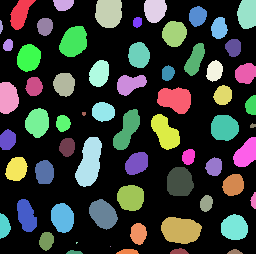
#> input picture docs/29_algorithm_validation/blobs_labels_skimage.tif, 256 x 254 px; the run also reads 1 picture not shown here
$ jupyter execute --allow-errors quantiative_comparison.ipynb
#> lines starting #> are read from the running program, lines starting #| are printed output that depends on the picture; after the words box and inside, x2 and y2 are one past the last pixel; in counts of white or black regions, pixels touching at a corner belong together
# Quantitative labeling comparison
Segmentation algorithms may produce different results. These differences may or may not be crucial, depending on the purpose of the scientific analysis these algorithms are used for.

In this notebook we will check if the number of segmented objects is different using Otsu's thresholding method on blobs.tif and we will check if the area measurements are different between these two algorithms. The visual comparison performed before suggests that there should be a difference in area measurements.

[cell 1]
import numpy as np
from skimage.io import imread, imsave
import matplotlib.pyplot as plt
import pandas as pd
from skimage.measure import regionprops
from pyclesperanto_prototype import imshow
from scipy.stats import describe
from scipy.stats import ttest_ind
from statsmodels.stats.weightstats import ttost_ind

Just as a recap, we take a quick look at the two label images. One was produced in ImageJ, the other using scikit-image.

[cell 2]
blobs_labels_imagej = imread("blobs_labels_imagej.tif")
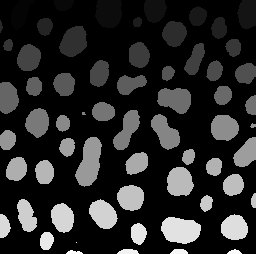
#> blobs_labels_imagej: shape (254, 256) uint16; min 0, max 63, mean 10.2; drawn with min black and max white
blobs_labels_skimage = imread("blobs_labels_skimage.tif")
#> blobs_labels_skimage is the input picture: shape (254, 256) int32; 65 distinct labels, from 0 to 64

imshow(blobs_labels_imagej, labels=True)
#> (this line was passed over: pyclesperanto_prototype is not available in this run)
imshow(blobs_labels_skimage, labels=True)
#> (this line was passed over: pyclesperanto_prototype is not available in this run)

## Comparing label counts
First, we will count the number of objects in the two images. If the images are labeled subsequently, which means every integer label between 0 and the maximum of the labels exits, the maximum intensity in these label images corresponds to the number of labels present in the image.

[cell 3]
blobs_labels_imagej.max(), blobs_labels_skimage.max()
#> Out = (63, 64)

If the images are not subsequently labeled, we should first determine the unique sets of labels and count them. If background intensity (`0`) is present, these two numbers will be higher by one than the maximum.

[cell 4]
len(np.unique(blobs_labels_imagej)), len(np.unique(blobs_labels_skimage))
#> Out = (64, 65)

Comparing label counts from one single image gives limited insights. It shall be recommended to compare counts from multiple images and apply statistical tests as shown below. With these error analysis methods one can get deeper insights into how different the algorithms are.

## Quantitative comparison
Depending on the desired scientific analysis, the found number of objects may not be relevant, but the area of the found objects might be. Hence, we shoud compare how different area measurements between the algorithms are. Also this should actually be done using multiplel images. We demonstrate it with the single image to make it easisly reproducible.

First, we derive area measurements from the label images and take a quick look.

[cell 5]
imagej_statistics = regionprops(blobs_labels_imagej)
#> imagej_statistics = 63 regions; largest, box (x1, y1, x2, y2) and area: (75, 137, 102, 187) 871, (161, 217, 201, 244) 828, (157, 88, 191, 114) 659, (95, 0, 122, 28) 646, (59, 26, 87, 57) 639
imagej_areas = [p.area for p in imagej_statistics]
#> imagej_areas = 63 values, max 871 at index 37, min 1 at index 58, mean 339.9
print(imagej_areas)
#> (printed output is left out)

[cell 6]
skimage_statistics = regionprops(blobs_labels_skimage)
#> skimage_statistics = 64 regions; largest, box (x1, y1, x2, y2) and area: (75, 137, 102, 187) 902, (161, 217, 202, 244) 858, (157, 87, 191, 114) 676, (59, 26, 87, 57) 660, (95, 0, 122, 28) 658
skimage_areas = [p.area for p in skimage_statistics]
#> skimage_areas = 64 values, max 902 at index 37, min 1 at index 59, mean 347.5
print(skimage_areas)
#> (printed output is left out)

Just to confirm our insights from above, we check the number of measurements

[cell 7]
len(imagej_areas), len(skimage_areas)
#> Out = (63, 64)

A simple and yet powerful approach for comparing quantitative measurements visually, is to draw histograms of the measurements, e.g. using [matplotlib's `hist` method](https://matplotlib.org/stable/api/_as_gen/matplotlib.pyplot.hist.html). This method works for non-paired data and for paired datasets.

[cell 8]
plt.hist(imagej_areas)
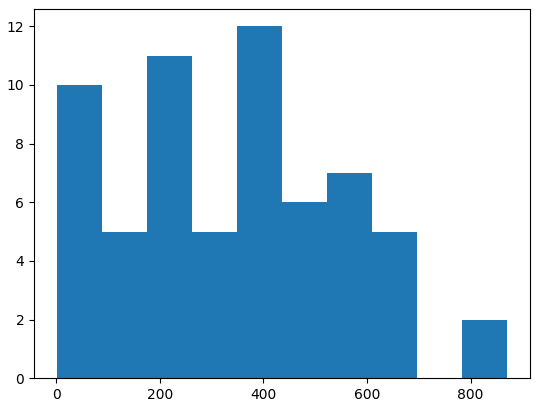
#> figure drawn by matplotlib, 1 panel; tallest bar 12 high, from x = 349 to 436

[cell 9]
plt.hist(skimage_areas)
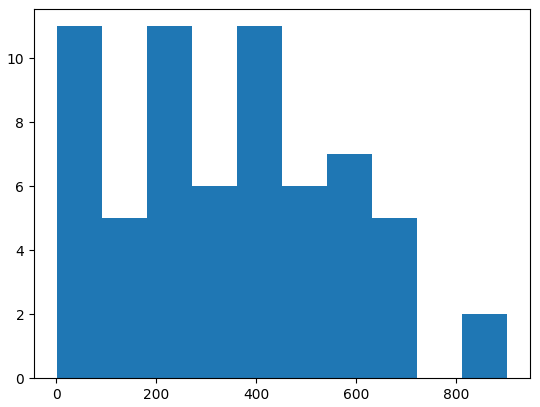
#> figure drawn by matplotlib, 1 panel

The histograms look very similar, and small differences can be identified.

We can nicer to read overview by using scipy's [`describe` method](https://docs.scipy.org/doc/scipy/reference/generated/scipy.stats.describe.html).

[cell 10]
describe(imagej_areas)
#> Out = (63, (1, 871), 339.9, 43858.1, 0.299, -0.551)

[cell 11]
describe(skimage_areas)
#> Out = (64, (1, 902), 347.5, 47422.2, 0.292, -0.547)

A bit easier to read is the output of [pandas' `describe` mwethod](https://pandas.pydata.org/docs/reference/api/pandas.DataFrame.describe.html). In order to make it work for our data, we need to create to pandas DataFrames and concatenate them. This is necessary because we have measurements with different lengths ([read more](https://stackoverflow.com/questions/27126511/add-columns-different-length-pandas/33404243)).

[cell 12]
table1 = {
    "ImageJ": imagej_areas
}
table2 = {
    "scikit-image": skimage_areas
}

df = pd.concat([pd.DataFrame(table1), pd.DataFrame(table2)], axis=1)
#> df = table of 64 rows and 2 columns
df.describe()
#> Out = table of 8 rows and 2 columns

## Student's t-test - testing for differences
We now know that the mean of the measurements are different. We should determine if the differences between the measurements are significant.

We can use the [Student's t-test](https://en.wikipedia.org/wiki/Student%27s_t-test) for that using the null-hypothesis: Means of measurements are different. We use the [`ttest_ind` method](https://docs.scipy.org/doc/scipy/reference/generated/scipy.stats.ttest_ind.html) because we do not have paired datasets.

[cell 13]
ttest_ind(imagej_areas, skimage_areas)
#> Out = (-0.202, 0.84)

From the printed p-value we can _not_ conclude that differences are insignificant. We can only say that according to the given sample, significance could not be shown.

## Two-sided t-test for equivalence testing
For proving that two algorithms perform similarly and means are different less that a given threshold, we can use a two-sided t-test, e.g. using statsmodels' [`ttost_ind` method](https://www.statsmodels.org/dev/generated/statsmodels.stats.weightstats.ttost_ind.html). Our null-hypothesis: Means of measurements are more than 5% different.

[cell 14]
five_percent_error_threshold = 0.05 * (np.mean(imagej_areas) + np.mean(skimage_areas)) / 2
#> five_percent_error_threshold = 17.19
five_percent_error_threshold
#> Out = 17.19

[cell 15]
ttost_ind(imagej_areas, skimage_areas, -five_percent_error_threshold, five_percent_error_threshold)
#> (this line was passed over: statsmodels is not available in this run)
